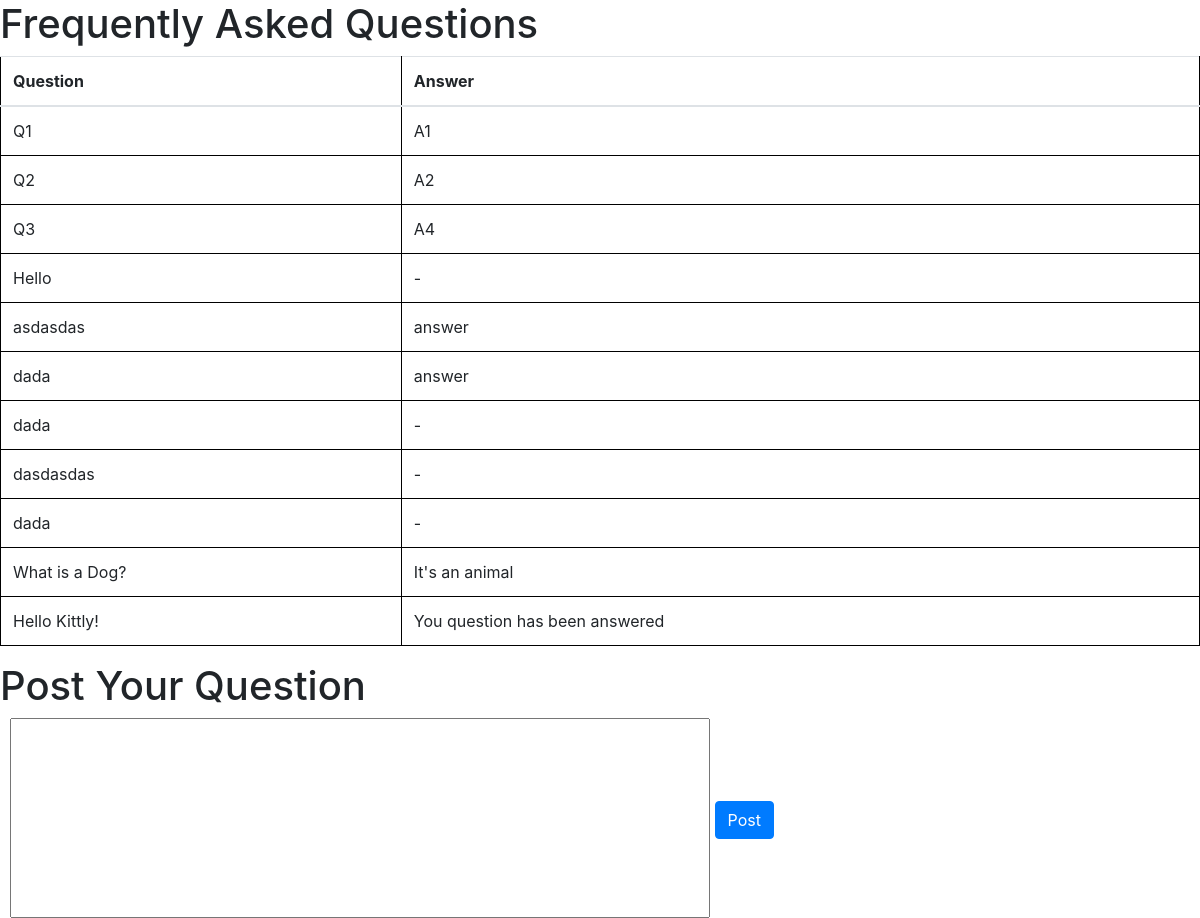
Page /faq.php on the earlier database version.
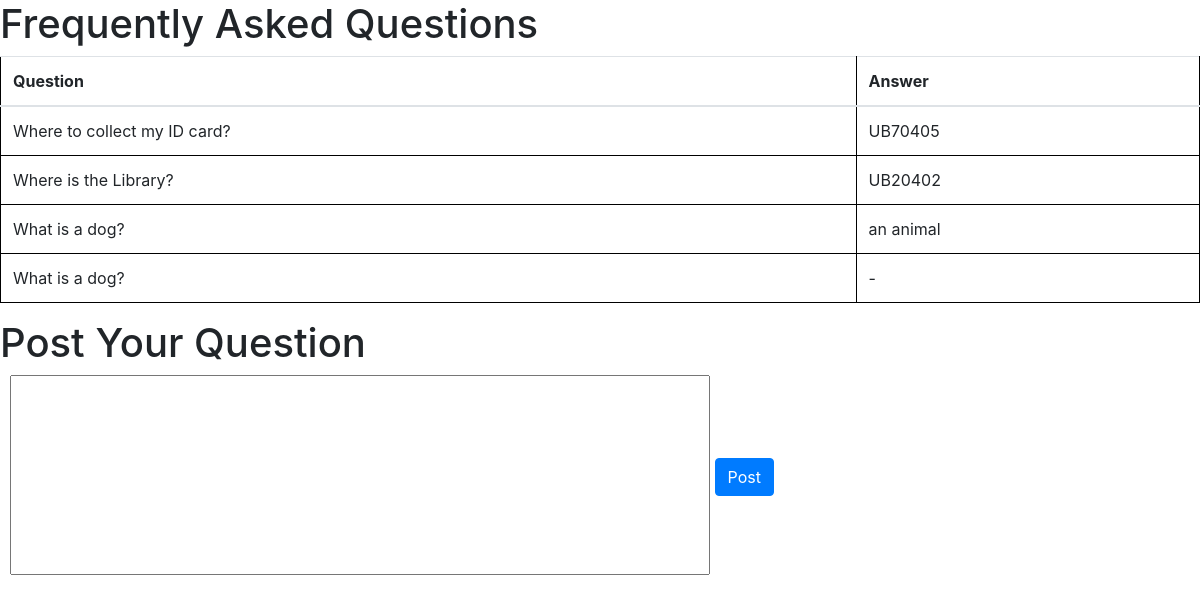
Same page on the later database version.
### tables this page shows
CREATE TABLE `faq` (
  `id` int(11) NOT NULL,
  `question` varchar(100) NOT NULL,
  `answer` varchar(100) NOT NULL
);

### faq.php (the view, shortened to what this page needs)
<!DOCTYPE html>
<html lang="en">
<head>
    <link rel="stylesheet" href="https://cdn.jsdelivr.net/npm/bootstrap@4.1.3/dist/css/bootstrap.min.css">
    <link rel="stylesheet" href="styles.css">
</head>
<body>
    <?php require_once 'process.php'; ?>
    <h1>Frequently Asked Questions</h1>
    <table class="table">
        <thead>
            <tr>
                <th scope="col">Question</th>
                <th scope="col">Answer</th>
            </tr>
        </thead>
        <tbody>
            <?php
            $sql = "SELECT `id`, `question`, `answer` FROM faq";
            $result = $mysqli->query($sql);
            if ($result->num_rows > 0) {
                while ($row = $result->fetch_assoc()) {
                    echo "<tr>
                        <td>{$row['question']}</td>
                        <td>{$row['answer']}</td>
                    </tr>";
                }
            } else {
            }
            ?>
        </tbody>
    </table>
    <form action="faq.php" method="POST">
        <form-group>
            <h1>Post Your Question</h1>
            <input style="margin-left:10px; height:200px; width: 700px" type="text" name="question">
        </form-group>
        <form-group><button type='submit' class='btn btn-primary' name="post_student_question">Post</button></form-group>
    </form>
</body>
</html>

### faq.php (style rules this page uses)
table, th, td { border: 1px solid black; }

Differences in the rows shown:
removed faq: question "Q1", answer "A1"
removed faq: question "Q2", answer "A2"
removed faq: question "Q3", answer "A4"
removed faq: question "Hello", answer "-"
removed faq: question "asdasdas", answer "answer"
removed faq: question "dada", answer "answer"
removed faq: question "dada", answer "-"
removed faq: question "dasdasdas", answer "-"
removed faq: question "dada", answer "-"
removed faq: question "What is a Dog?", answer "It's an animal"
removed faq: question "Hello Kittly!", answer "You question has been answered"
added faq: question "Where to collect my ID card?", answer "UB70405"
added faq: question "Where is the Library?", answer "UB20402"
added faq: question "What is a dog?", answer "an animal"
added faq: question "What is a dog?", answer "-"
